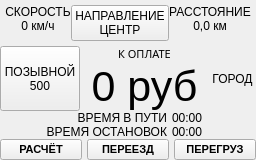
      <widget class="QWidget" name="orderPage2">
       <property name="sizePolicy">
        <sizepolicy hsizetype="Expanding" vsizetype="Expanding">
         <horstretch>0</horstretch>
         <verstretch>0</verstretch>
        </sizepolicy>
       </property>
       <layout class="QVBoxLayout" name="verticalLayout_11" stretch="2,5,2">
        <property name="spacing">
         <number>0</number>
        </property>
        <property name="leftMargin">
         <number>0</number>
        </property>
        <property name="topMargin">
         <number>0</number>
        </property>
        <property name="rightMargin">
         <number>0</number>
        </property>
        <property name="bottomMargin">
         <number>0</number>
        </property>
        <item>
         <widget class="QFrame" name="orderPageTopFrame">
          <property name="maximumSize">
           <size>
            <width>16777215</width>
            <height>16777215</height>
           </size>
          </property>
          <property name="baseSize">
           <size>
            <width>0</width>
            <height>60</height>
           </size>
          </property>
          <layout class="QHBoxLayout" name="horizontalLayout_7" stretch="1,1,1">
           <property name="spacing">
            <number>0</number>
           </property>
           <property name="leftMargin">
            <number>5</number>
           </property>
           <property name="topMargin">
            <number>5</number>
           </property>
           <property name="rightMargin">
            <number>5</number>
           </property>
           <property name="bottomMargin">
            <number>5</number>
           </property>
           <item>
            <layout class="QVBoxLayout" name="verticalLayout_12" stretch="1,2">
             <property name="spacing">
              <number>0</number>
             </property>
             <item>
              <widget class="QLabel" name="speedLabel">
               <property name="text">
                <string>СКОРОСТЬ</string>
               </property>
               <property name="alignment">
                <set>Qt::AlignCenter</set>
               </property>
              </widget>
             </item>
             <item>
              <widget class="QLabel" name="speedValueLabel">
               <property name="text">
                <string>0 км/ч</string>
               </property>
               <property name="alignment">
                <set>Qt::AlignHCenter|Qt::AlignTop</set>
               </property>
              </widget>
             </item>
            </layout>
           </item>
           <item>
            <layout class="QVBoxLayout" name="verticalLayout_13" stretch="0">
             <property name="spacing">
              <number>0</number>
             </property>
             <item>
              <widget class="QPushButton" name="directionValueButton">
               <property name="sizePolicy">
                <sizepolicy hsizetype="Minimum" vsizetype="Expanding">
                 <horstretch>0</horstretch>
                 <verstretch>0</verstretch>
                </sizepolicy>
               </property>
               <property name="minimumSize">
                <size>
                 <width>0</width>
                 <height>0</height>
                </size>
               </property>
               <property name="maximumSize">
                <size>
                 <width>16777215</width>
                 <height>16777215</height>
                </size>
               </property>
               <property name="text">
                <string>НАПРАВЛЕНИЕ
ЦЕНТР</string>
               </property>
              </widget>
             </item>
            </layout>
           </item>
           <item>
            <layout class="QVBoxLayout" name="verticalLayout_14" stretch="1,2">
             <property name="spacing">
              <number>0</number>
             </property>
             <item>
              <widget class="QLabel" name="distanceLabel">
               <property name="text">
                <string>РАССТОЯНИЕ</string>
               </property>
               <property name="alignment">
                <set>Qt::AlignCenter</set>
               </property>
              </widget>
             </item>
             <item>
              <widget class="QLabel" name="distanceValueLabel">
               <property name="text">
                <string>0,0 км</string>
               </property>
               <property name="alignment">
                <set>Qt::AlignHCenter|Qt::AlignTop</set>
               </property>
              </widget>
             </item>
            </layout>
           </item>
          </layout>
         </widget>
        </item>
        <item>
         <layout class="QVBoxLayout" name="verticalLayout_15" stretch="3,1,1">
          <property name="spacing">
           <number>0</number>
          </property>
          <item>
           <layout class="QHBoxLayout" name="horizontalLayout_12" stretch="2,5,2">
            <property name="spacing">
             <number>5</number>
            </property>
            <item>
             <widget class="QPushButton" name="orderPageDriverNumberButton">
              <property name="sizePolicy">
               <sizepolicy hsizetype="Expanding" vsizetype="Expanding">
                <horstretch>0</horstretch>
                <verstretch>0</verstretch>
               </sizepolicy>
              </property>
              <property name="text">
               <string>ПОЗЫВНОЙ
500</string>
              </property>
             </widget>
            </item>
            <item>
             <layout class="QVBoxLayout" name="verticalLayout_19">
              <property name="spacing">
               <number>0</number>
              </property>
              <item>
               <widget class="QLabel" name="paymentLabel">
                <property name="sizePolicy">
                 <sizepolicy hsizetype="Preferred" vsizetype="Minimum">
                  <horstretch>0</horstretch>
                  <verstretch>0</verstretch>
                 </sizepolicy>
                </property>
                <property name="maximumSize">
                 <size>
                  <width>16777215</width>
                  <height>20</height>
                 </size>
                </property>
                <property name="font">
                 <font>
                  <family>75 Segoe UI</family>
                  <pointsize>8</pointsize>
                  <weight>50</weight>
                  <italic>false</italic>
                  <bold>false</bold>
                 </font>
                </property>
                <property name="text">
                 <string>К ОПЛАТЕ</string>
                </property>
                <property name="alignment">
                 <set>Qt::AlignCenter</set>
                </property>
                <property name="buddy">
                 <cstring>orderPageTopFrame</cstring>
                </property>
               </widget>
              </item>
              <item>
               <widget class="QLabel" name="paymentAmountLabel">
                <property name="font">
                 <font>
                  <family>Segoe UI</family>
                  <pointsize>32</pointsize>
                  <weight>50</weight>
                  <italic>false</italic>
                  <bold>false</bold>
                 </font>
                </property>
                <property name="text">
                 <string>0 руб</string>
                </property>
                <property name="alignment">
                 <set>Qt::AlignCenter</set>
                </property>
               </widget>
              </item>
             </layout>
            </item>
            <item>
             <widget class="QLabel" name="intercityLabel">
              <property name="text">
               <string>ГОРОД</string>
              </property>
              <property name="alignment">
               <set>Qt::AlignCenter</set>
              </property>
             </widget>
            </item>
           </layout>
          </item>
          <item>
           <layout class="QHBoxLayout" name="horizontalLayout_8" stretch="2,1">
            <property name="spacing">
             <number>5</number>
            </property>
            <item>
             <widget class="QLabel" name="label_20">
              <property name="text">
               <string>ВРЕМЯ В ПУТИ</string>
              </property>
              <property name="alignment">
               <set>Qt::AlignRight|Qt::AlignTrailing|Qt::AlignVCenter</set>
              </property>
             </widget>
            </item>
            <item>
             <widget class="QLabel" name="timeTotalLabel">
              <property name="text">
               <string>00:00</string>
              </property>
              <property name="alignment">
               <set>Qt::AlignLeading|Qt::AlignLeft|Qt::AlignVCenter</set>
              </property>
             </widget>
            </item>
           </layout>
          </item>
          <item>
           <layout class="QHBoxLayout" name="horizontalLayout_13" stretch="2,1">
            <property name="spacing">
             <number>5</number>
            </property>
            <item>
             <widget class="QLabel" name="label_8">
              <property name="text">
               <string>ВРЕМЯ ОСТАНОВОК</string>
              </property>
              <property name="alignment">
               <set>Qt::AlignRight|Qt::AlignTrailing|Qt::AlignVCenter</set>
              </property>
             </widget>
            </item>
            <item>
             <widget class="QLabel" name="timeClientStopsLabel">
              <property name="text">
               <string>00:00</string>
              </property>
             </widget>
            </item>
           </layout>
          </item>
         </layout>
        </item>
        <item>
         <layout class="QHBoxLayout" name="horizontalLayout_5" stretch="1,1,1">
          <property name="spacing">
           <number>5</number>
          </property>
          <item>
           <widget class="QPushButton" name="paytimeButton">
            <property name="sizePolicy">
             <sizepolicy hsizetype="Minimum" vsizetype="MinimumExpanding">
              <horstretch>0</horstretch>
              <verstretch>0</verstretch>
             </sizepolicy>
            </property>
            <property name="font">
             <font>
              <family>Segoe UI</family>
              <pointsize>8</pointsize>
              <weight>75</weight>
              <italic>false</italic>
              <bold>true</bold>
             </font>
            </property>
            <property name="text">
             <string>РАСЧЁТ</string>
            </property>
           </widget>
          </item>
          <item>
           <widget class="QPushButton" name="trainCrossButton">
            <property name="enabled">
             <bool>true</bool>
            </property>
            <property name="sizePolicy">
             <sizepolicy hsizetype="Minimum" vsizetype="Expanding">
              <horstretch>0</horstretch>
              <verstretch>0</verstretch>
             </sizepolicy>
            </property>
            <property name="font">
             <font>
              <family>Segoe UI</family>
              <pointsize>8</pointsize>
              <weight>75</weight>
              <italic>false</italic>
              <bold>true</bold>
             </font>
            </property>
            <property name="text">
             <string>ПЕРЕЕЗД</string>
            </property>
            <property name="checkable">
             <bool>true</bool>
            </property>
            <property name="default">
             <bool>false</bool>
            </property>
           </widget>
          </item>
          <item>
           <widget class="QPushButton" name="overloadButton">
            <property name="sizePolicy">
             <sizepolicy hsizetype="Minimum" vsizetype="Expanding">
              <horstretch>0</horstretch>
              <verstretch>0</verstretch>
             </sizepolicy>
            </property>
            <property name="font">
             <font>
              <family>Segoe UI</family>
              <pointsize>8</pointsize>
              <weight>75</weight>
              <italic>false</italic>
              <bold>true</bold>
             </font>
            </property>
            <property name="text">
             <string>ПЕРЕГРУЗ</string>
            </property>
            <property name="checkable">
             <bool>true</bool>
            </property>
           </widget>
          </item>
         </layout>
        </item>
       </layout>
      </widget>
